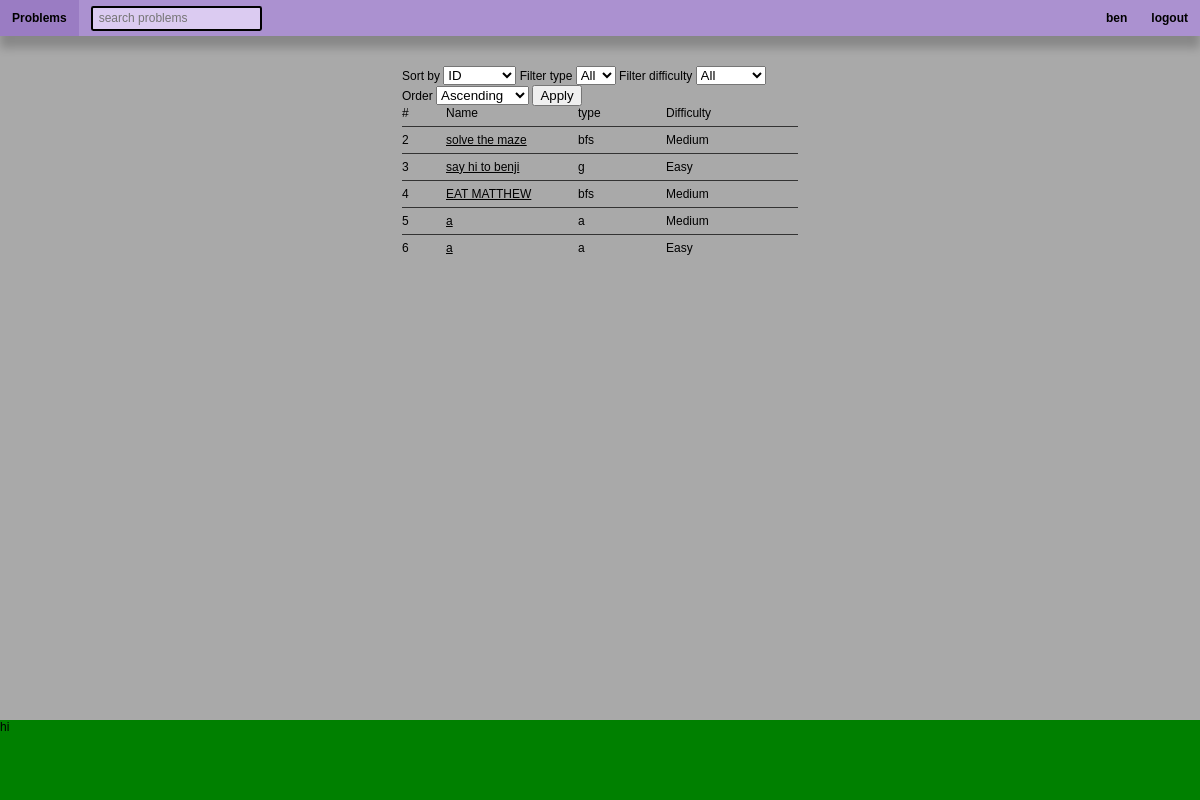
/problem_list (signed in), run on the app's committed database.
### app.py (models this page shows, shortened)
class Base(DeclarativeBase):
    pass

class User(Base, UserMixin):
    __tablename__ = "User"
    user_id: Mapped[int] = mapped_column(primary_key=True)
    name: Mapped[str] = mapped_column(String)
    role: Mapped[str] = mapped_column(String)
    hash: Mapped[str] = mapped_column(String)
    user_problems: Mapped[list["User_Problem"]] = \
        relationship("User_Problem", back_populates="user")

class Problem(Base):
    __tablename__ = "Problem"
    problem_id: Mapped[int] = mapped_column(primary_key=True)
    description: Mapped[str] = mapped_column(String)
    function_name: Mapped[str] = mapped_column(String)
    function_args: Mapped[str] = mapped_column(String)
    type: Mapped[str] = mapped_column(String)
    problem_name: Mapped[str] = mapped_column(String)
    difficulty: Mapped[str] = mapped_column(String)
    user_problems: Mapped[list["User_Problem"]] = \
        relationship("User_Problem", back_populates="problem")
    tests: Mapped[List["Test"]] = \
        relationship("Test", back_populates="problem")
    problem_tags: Mapped[List["Problem_Tag"]] = \
        relationship("Problem_Tag", back_populates="problem")

### app.py (the view)
@app.route('/problem_list', methods=["GET", "POST"])
@login_required
def problem_list():
    with Session(engine) as session:
        q = select(Problem.type).distinct().order_by(Problem.type)
        problem_types = session.scalars(q).all()
        q = select(Problem.difficulty).distinct().order_by(Problem.difficulty)
        difficulties = session.scalars(q).all()
        form = ProblemListForm(request.args)
        form.filter_type.choices += [(t, t) for t in problem_types]
        form.filter_difficulty.choices += [(d, d) for d in difficulties]
        sort_by = form.sort_by.data or 'problem_id'
        print(sort_by)
        order = form.order.data or 'asc'
        filter_type = form.filter_type.data or 'all'
        filter_difficulty = form.filter_difficulty.data or 'all'
        sort_columns = {'problem_id': Problem.problem_id,
                        'name': Problem.problem_name,
                        'type': Problem.type, 'difficulty': Problem.difficulty}
        sort_column = sort_columns[sort_by]
        q = select(Problem)
        if filter_type != 'all':
            q = q.where(Problem.type == filter_type)
        if filter_difficulty != 'all':
            q = q.where(Problem.difficulty == filter_difficulty)
        if order == 'desc':
            q = q.order_by(sort_column.desc())
        else:
            q = q.order_by(sort_column.asc())
        print(q)
        temp_problems = session.scalars(q).all()
        print(temp_problems)
        problems = [{'problem_id': i.problem_id,
                     'name': i.problem_name,
                     'difficulty': i.difficulty,
                     'type': i.type} for i in temp_problems]
    return render_template("problem_list.html", problems=problems, form=form)

### app.py
class ProblemListForm(Form):
    sort_by = SelectField('Sort by', choices=[('problem_id', 'ID'),
                                              ('name', 'Name'),
                                              ('type', 'Type'),
                                              ('difficulty', 'Difficulty')])
    order = SelectField('Order', choices=[('asc', 'Ascending'),
                                          ('desc', 'Descending')])
    filter_type = SelectField('Filter type', choices=[('all', 'All')])
    filter_difficulty = SelectField('Filter difficulty',
                                    choices=[('all', 'All')])
    submit = SubmitField('Apply')

### app.py (called while the page is built)
@login_manager.user_loader
def load_user(user_id):
    query = select(User).where(User.user_id == user_id)
    with Session(engine) as session:
        obj = session.scalar(query)
    return obj

### templates/problem_list.html (shortened to what this page needs)
{% extends "layout.html" %} {% block content %}
<div class="problem-list">
    <form class="problem-list-sort-form" method="GET" action="{{ url_for('problem_list') }}">
        <label for="sort_by">{{ form.sort_by.label.text }}</label>
        {{ form.sort_by(class_='form-control') }}
        <label for="filter_type">{{ form.filter_type.label.text }}</label>
        {{ form.filter_type(class_='form-control') }}
        <label for="filter_difficulty">{{ form.filter_difficulty.label.text }}</label>
        {{ form.filter_difficulty(class_='form-control') }}
        <label for="order">{{ form.order.label.text }}</label>
        {{ form.order(class_='form-control') }}
        {{ form.submit(class_='button') }}
    </form>
    <div class="problem-list-column-names">
        <div>#</div>
        <div>Name</div>
        <div>type</div>
        <div>Difficulty</div>
    </div>
    {% for problem in problems %}
    <div class="problem-list-columns">
        <div class="problem-list-column-container">{{ problem["problem_id"] }}</div>
        <div class="problem-list-column-container">
            <a class="problem-link" href="/problem/{{ problem['problem_id'] }}">{{ problem["name"] }}</a>
        </div>
        <div class="problem-list-column-container">{{ problem["type"] }}</div>
        <div class="problem-list-column-container">{{ problem["difficulty"] }}</div>
    </div>
    {% endfor %}
</div>
{% endblock %}

### templates/layout.html (shortened to what this page needs)
<!DOCTYPE html>
<html lang="en">
  <head>
    <link rel="stylesheet" href="/static/css/style.css" />
  </head>
  <body>
    <nav>{% include "navbar.html" %}</nav>
    <main>{% block content %}{% endblock %}</main>
    <footer>{% include "footer.html" %}</footer>
  </body>
</html>

### templates/navbar.html (shortened to what this page needs)
<div class="navbar">
    <div class="left-navbar navbar-section">
        <a class="navbar-item" href="/">
            Problems
        </a>
        <form
        class="nav-bar-search-form"
        action="/process_problem_search"
        method="POST"
        >
        <input
            class="nav-bar-search"
            name="searchs"
            id="searchs"
            placeholder="search problems"
        />
        </form>
    </div>
    <div class="right-navbar navbar-section">
        {% if current_user.is_authenticated %}
        <div class="static-navbar-item">
            {{current_user.name}}
        </div>
        <form action="/logout">
            <button class="navbar-item" type="submit">logout</button>
        </form>
        {% endif %}
    </div>
</div>

### templates/footer.html
<div class="footer">
    <div>hi</div>
</div>

### static/css/style.css (style rules this page uses)
body { min-height: 100vh; display: flex; flex-direction: column; font-family: 'Alfa Slab One', serif; width: 100vw; padding: 0; margin: 0; font-family: sans-serif; background-color: #e7e7e7; font-size: 1vw; text-decoration-color: black; }
a { margin: 0; padding: 0; text-decoration: none; color: black; }
button { font-size: 1em; }
main { flex: 1; }
body { min-height: 100vh; display: flex; flex-direction: column; font-family: 'Alfa Slab One', serif; width: 100vw; padding: 0; margin: 0; font-family: sans-serif; background-color: darkgray; font-size: 1vw; text-decoration-color: black; }
button { display: block; }
main { min-height: 80vh; }
.navbar { height: 10vh; background-color: aqua; }
.footer { height: 10vh; background-color: green; }
.problem-list { width: 33%; justify-self: center; }
.problem-list-column-names { text-align: left; display: grid; grid-template-columns: minmax(0, 0.5fr) minmax(0, 1.5fr) minmax(0, 1fr) minmax(0, 0.75fr) minmax(0, 0.75fr); }
.problem-list-column-container { display: inline-block; overflow-x: hidden; max-width: 100%; }
.problem-list-columns { text-align: left; display: grid; grid-template-columns: minmax(0, 0.5fr) minmax(0, 1.5fr) minmax(0, 1fr) minmax(0, 0.75fr) minmax(0, 0.75fr); }
.problem-link { display: inline-block; text-decoration: underline; }
.navbar { box-shadow: 0em 1em 0.75em rgba(0, 0, 0, 0.2); width: 100vw; display: flex; justify-content: space-between; align-items: center; background-color: #ab91d0; margin-bottom: 2.5vw; height: 3em; }
.navbar-section { height: 100%; display: grid; grid-template-columns: repeat(5, max-content); }
.navbar-item { font-weight: bold; font-size: 1em; background-color: #ab91d0; border: none; display: flex; align-items: center; padding: 0 1vw 0 1vw; height: 100%; }
.static-navbar-item { font-weight: bold; font-size: 1em; background-color: #ab91d0; border: none; display: flex; align-items: center; padding: 0 1vw 0 1vw; height: 100%; }
.nav-bar-search-form { padding: 0 1vw 0 1vw; display: flex; align-items: center; }
.nav-bar-search { font-size: 1em; max-width: 100%; height: 25%; padding: 0.5em; background-color: #dbcbf1; border: solid 0.2em black; border-radius: 0.2em; }

### data on the page
User: name "ben"
Problem: problem_id "2", name "solve the maze", type "bfs", difficulty "Medium"
Problem: problem_id "3", name "say hi to benji", type "g", difficulty "Easy"
Problem: problem_id "4", name "EAT MATTHEW", type "bfs", difficulty "Medium"
Problem: problem_id "5", name "a", type "a", difficulty "Medium"
Problem: problem_id "6", name "a", type "a", difficulty "Easy"
